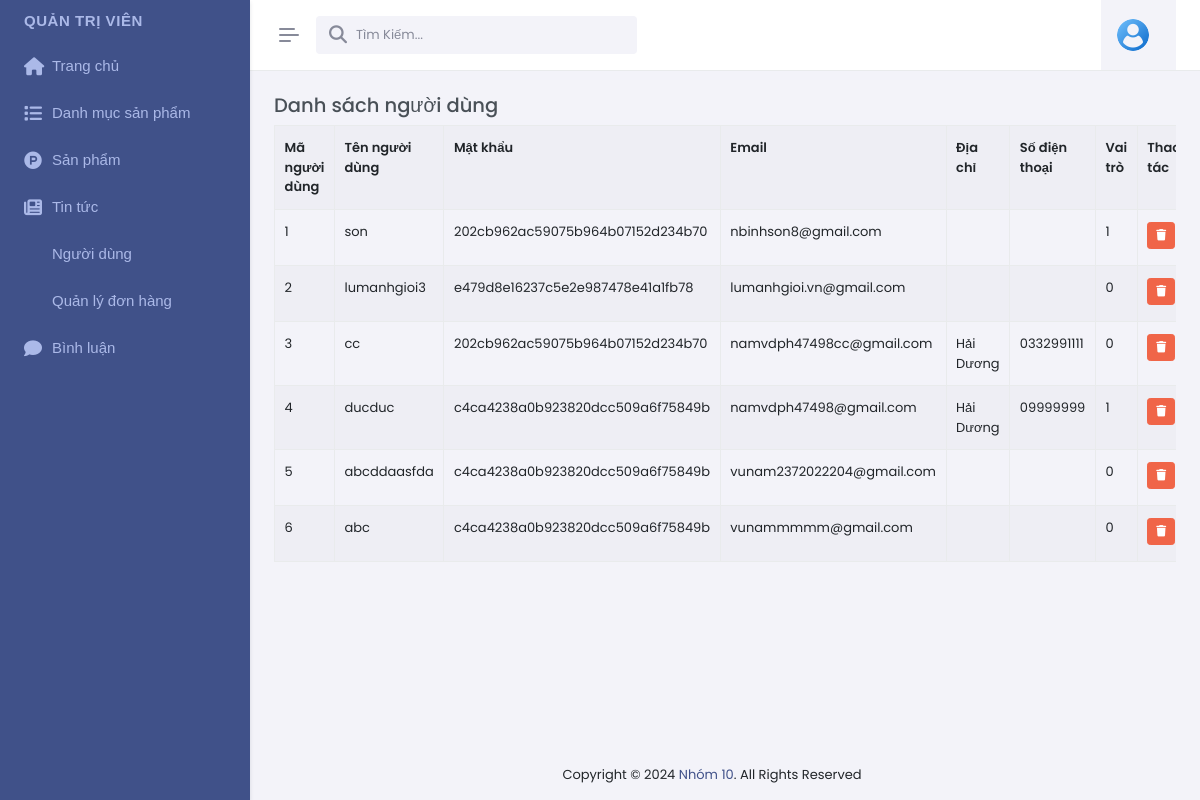
Page /admin/index.php?act=dskh (signed in) on the earlier database version.
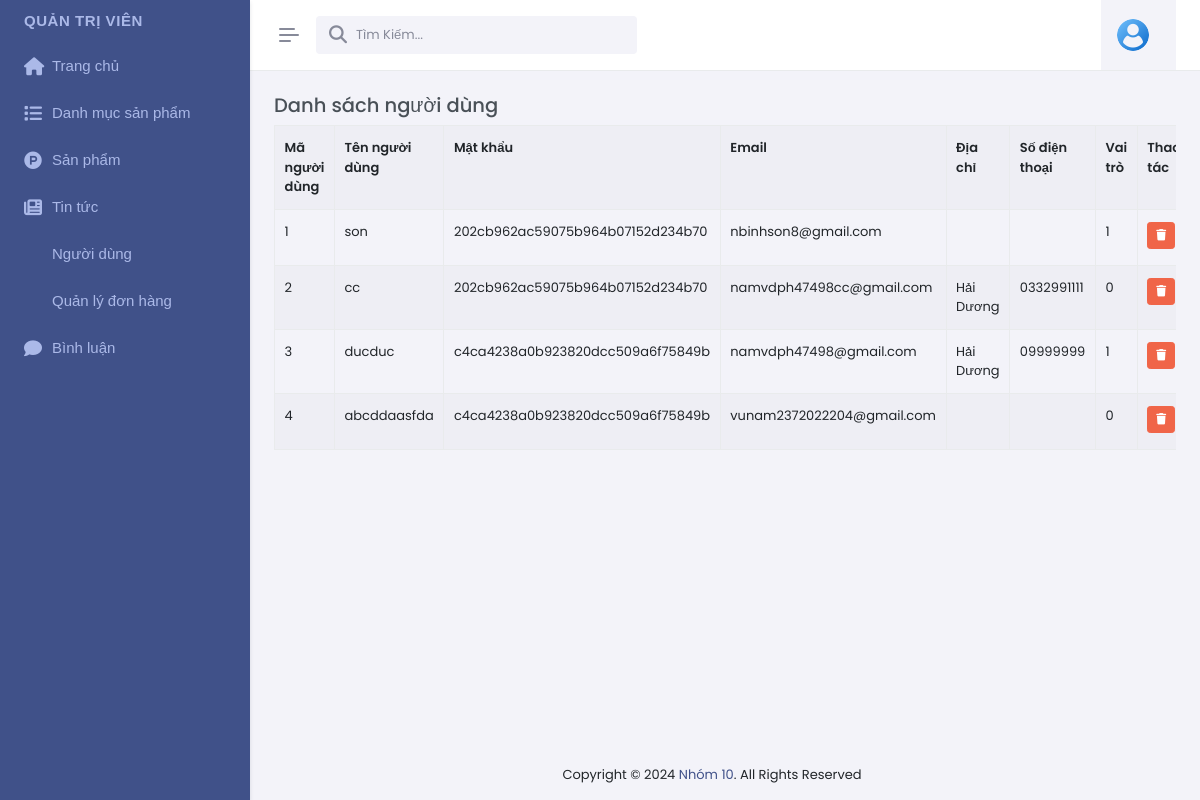
Same page on the later database version.
### tables this page shows
CREATE TABLE `taikhoan` (
  `id` int NOT NULL,
  `tentk` varchar(50) NOT NULL,
  `pass` varchar(999) NOT NULL,
  `email` varchar(255) NOT NULL,
  `diachi` varchar(255) DEFAULT NULL,
  `sdt` varchar(20) DEFAULT NULL,
  `role` tinyint DEFAULT '0'
);

### model/pdo.php (called while the page is built, shortened)
<?php
function pdo_get_connection(){
    $dburl = "mysql:host=localhost;dbname=duan1;charset=utf8";
    $username = 'root';
    $password = '';
    $conn = new PDO($dburl, $username, $password);
    $conn->setAttribute(PDO::ATTR_ERRMODE, PDO::ERRMODE_EXCEPTION);
    return $conn;
}
function pdo_query($sql){
    $sql_args = array_slice(func_get_args(), 1);
    try{
        $conn = pdo_get_connection();
        $stmt = $conn->prepare($sql);
        $stmt->execute($sql_args);
        $rows = $stmt->fetchAll();
        return $rows;
    }
    catch(PDOException $e){
        throw $e;
    }
    finally{
        unset($conn);
    }
}

### model/taikhoan.php (called while the page is built, shortened)
<?php
  function loadall_taikhoan(){
   $sql="select *from taikhoan order by id desc";
   $listtaikhoan= pdo_query($sql);
   return $listtaikhoan;
}
?>

### admin/taikhoan/list.php (the view)
        <div class="main-content">
<div class="page-content">
  <div class="container-fluid">
    <div class="row mb-3 pb-1">
      <div class="col-md-12">
        <div class="fromtitle">
          <h4>Danh sách người dùng</h4>
        </div>
        <div class="fromcontent">
          <div class="table-responsive dt-responsive">
            <div class="dataTables_wrapper dt-bootstrap5">
              <table id="dom-jqry" class="table table-striped table-bordered nowrap dataTable">
                <tr>
                  <th>Mã người dùng</th>
                  <th>Tên người dùng</th>
                  <th>Mật khẩu</th>
                  <th>Email</th>
                  <th>Địa chỉ</th>
                  <th>Số điện thoại</th>
                  <th>Vai trò</th>
                  <th>Thao tác</th>
                </tr>
                <?php
                $i = 1;
                foreach (loadall_taikhoan() as $nguoidung) {
                  extract($nguoidung);
                  $xoatk = "index.php?act=xoatk&id=" . $id;
                  echo '<tr>
                  <td>' . $i++ . '</td>
                  <td>' . $tentk . '</td>
                  <td>' . $pass . '</td>
                  <td>' . $email . '</td>
                  <td>' . $diachi . '</td>
                  <td>' . $sdt . '</td>
                   <td>' . $role . '</td>
                   <td>
                 <a href="' . $xoatk . '" class="btn btn-sm btn-danger mb-1"><i class="fas fa-trash"></i></a>
                 </td>
              </tr>';
                }
                ?>
              </table>
            </div>
          </div>
        </div>
      </div>
    </div>
  </div>

Differences in the rows shown:
removed taikhoan: tentk "lumanhgioi3", pass "e479d8e16237c5e2e987478e41a1fb78", email "lumanhgioi.vn@gmail.com", role "0"
removed taikhoan: tentk "abc", pass "c4ca4238a0b923820dcc509a6f75849b", email "vunammmmm@gmail.com", role "0"
